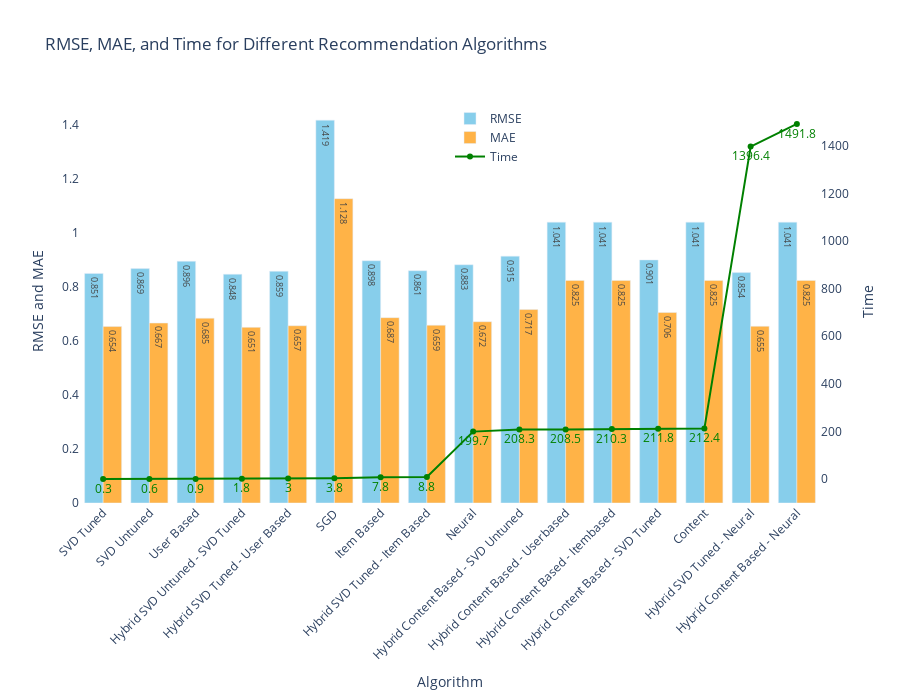

The cell this chart's notebook holds for it:
### Code cell
import plotly.graph_objects as go
import pandas as pd

# Suppose df is your DataFrame
# Sort the DataFrame by the 'Time' column
df['RMSE'] = df['RMSE'].round(3)
df['MAE'] = df['MAE'].round(3)
df_sorted = df.sort_values(by='Time')

# Create a graph object
fig = go.Figure()

# Add RMSE column with legend
fig.add_trace(go.Bar(x=df_sorted['Algorithm'], y=df_sorted['RMSE'], name='RMSE', marker_color='#87CEEB', text=df_sorted['RMSE'], textposition='auto'))  

# Add MAE column with legend
fig.add_trace(go.Bar(x=df_sorted['Algorithm'], y=df_sorted['MAE'], name='MAE', marker_color='#FFB347', text=df_sorted['MAE'], textposition='auto')) 

# Create a time line for Time with legend
fig.add_trace(go.Scatter(x=df_sorted['Algorithm'], y=df_sorted['Time'], mode='lines+markers+text', name='Time', yaxis='y2', text=df_sorted['Time'], textposition='bottom center', textfont_color='#008000', marker_color='#008000'))  # Vibrant green

# Customize the graph format
fig.update_layout(
    barmode='group',
    xaxis_tickangle=-45,
    xaxis=dict(tickmode='array', tickvals=list(range(len(df_sorted['Algorithm']))), ticktext=df_sorted['Algorithm'], range=[-0.5, len(df_sorted['Algorithm']) - 0.5]),  # Adjust the length of the x-axis
    title='RMSE, MAE, and Time for Different Recommendation Algorithms',
    xaxis_title='Algorithm',
    yaxis_title='RMSE and MAE',
    yaxis2=dict(
        title='Time',
        overlaying='y',
        side='right'
    ),
    legend=dict(yanchor="top", y=0.99, xanchor="left", x=0.5),
    paper_bgcolor='white',  # Background color of the paper
    plot_bgcolor='white',  # Background color of the chart area
    height=700              # Set the height of the chart
)

# Display the graph
fig.show()

### Figure 1 — Plotly figure (JSON) as saved in the notebook; plotly's stock layout.template omitted (floating-point values rounded to 4 significant figures)
{"data": [{"marker": {"color": "#87CEEB"}, "name": "RMSE", "text": [0.851, 0.869, 0.896, 0.848, 0.859, 1.419, 0.898, 0.861, 0.883, 0.915, 1.041, 1.041, 0.901, 1.041, 0.854, 1.041], "textposition": "auto", "type": "bar", "x": ["SVD Tuned", "SVD Untuned", "User Based", "Hybrid SVD Untuned - SVD Tuned", "Hybrid SVD Tuned - User Based", "SGD", "Item Based", "Hybrid SVD Tuned - Item Based", "Neural", "Hybrid Content Based - SVD Untuned", "Hybrid Content Based - Userbased", "Hybrid Content Based - Itembased", "Hybrid Content Based - SVD Tuned", "Content", "Hybrid SVD Tuned - Neural", "Hybrid Content Based - Neural"], "y": [0.851, 0.869, 0.896, 0.848, 0.859, 1.419, 0.898, 0.861, 0.883, 0.915, 1.041, 1.041, 0.901, 1.041, 0.854, 1.041]}, {"marker": {"color": "#FFB347"}, "name": "MAE", "text": [0.654, 0.667, 0.685, 0.651, 0.657, 1.128, 0.687, 0.659, 0.672, 0.717, 0.825, 0.825, 0.706, 0.825, 0.655, 0.825], "textposition": "auto", "type": "bar", "x": ["SVD Tuned", "SVD Untuned", "User Based", "Hybrid SVD Untuned - SVD Tuned", "Hybrid SVD Tuned - User Based", "SGD", "Item Based", "Hybrid SVD Tuned - Item Based", "Neural", "Hybrid Content Based - SVD Untuned", "Hybrid Content Based - Userbased", "Hybrid Content Based - Itembased", "Hybrid Content Based - SVD Tuned", "Content", "Hybrid SVD Tuned - Neural", "Hybrid Content Based - Neural"], "y": [0.654, 0.667, 0.685, 0.651, 0.657, 1.128, 0.687, 0.659, 0.672, 0.717, 0.825, 0.825, 0.706, 0.825, 0.655, 0.825]}, {"marker": {"color": "#008000"}, "mode": "lines+markers+text", "name": "Time", "text": [0.3, 0.6, 0.9, 1.8, 3, 3.8, 7.8, 8.8, 199.7, 208.3, 208.5, 210.3, 211.8, 212.4, 1396.0, 1492.0], "textfont": {"color": "#008000"}, "textposition": "bottom center", "type": "scatter", "x": ["SVD Tuned", "SVD Untuned", "User Based", "Hybrid SVD Untuned - SVD Tuned", "Hybrid SVD Tuned - User Based", "SGD", "Item Based", "Hybrid SVD Tuned - Item Based", "Neural", "Hybrid Content Based - SVD Untuned", "Hybrid Content Based - Userbased", "Hybrid Content Based - Itembased", "Hybrid Content Based - SVD Tuned", "Content", "Hybrid SVD Tuned - Neural", "Hybrid Content Based - Neural"], "y": [0.3, 0.6, 0.9, 1.8, 3, 3.8, 7.8, 8.8, 199.7, 208.3, 208.5, 210.3, 211.8, 212.4, 1396.0, 1492.0], "yaxis": "y2"}], "layout": {"barmode": "group", "height": 700, "legend": {"x": 0.5, "xanchor": "left", "y": 0.99, "yanchor": "top"}, "paper_bgcolor": "white", "plot_bgcolor": "white", "title": {"text": "RMSE, MAE, and Time for Different Recommendation Algorithms"}, "xaxis": {"range": [-0.5, 15.5], "tickangle": -45, "tickmode": "array", "ticktext": ["SVD Tuned", "SVD Untuned", "User Based", "Hybrid SVD Untuned - SVD Tuned", "Hybrid SVD Tuned - User Based", "SGD", "Item Based", "Hybrid SVD Tuned - Item Based", "Neural", "Hybrid Content Based - SVD Untuned", "Hybrid Content Based - Userbased", "Hybrid Content Based - Itembased", "Hybrid Content Based - SVD Tuned", "Content", "Hybrid SVD Tuned - Neural", "Hybrid Content Based - Neural"], "tickvals": [0, 1, 2, 3, 4, 5, 6, 7, 8, 9, 10, 11, 12, 13, 14, 15], "title": {"text": "Algorithm"}}, "yaxis": {"title": {"text": "RMSE and MAE"}}, "yaxis2": {"overlaying": "y", "side": "right", "title": {"text": "Time"}}}}
